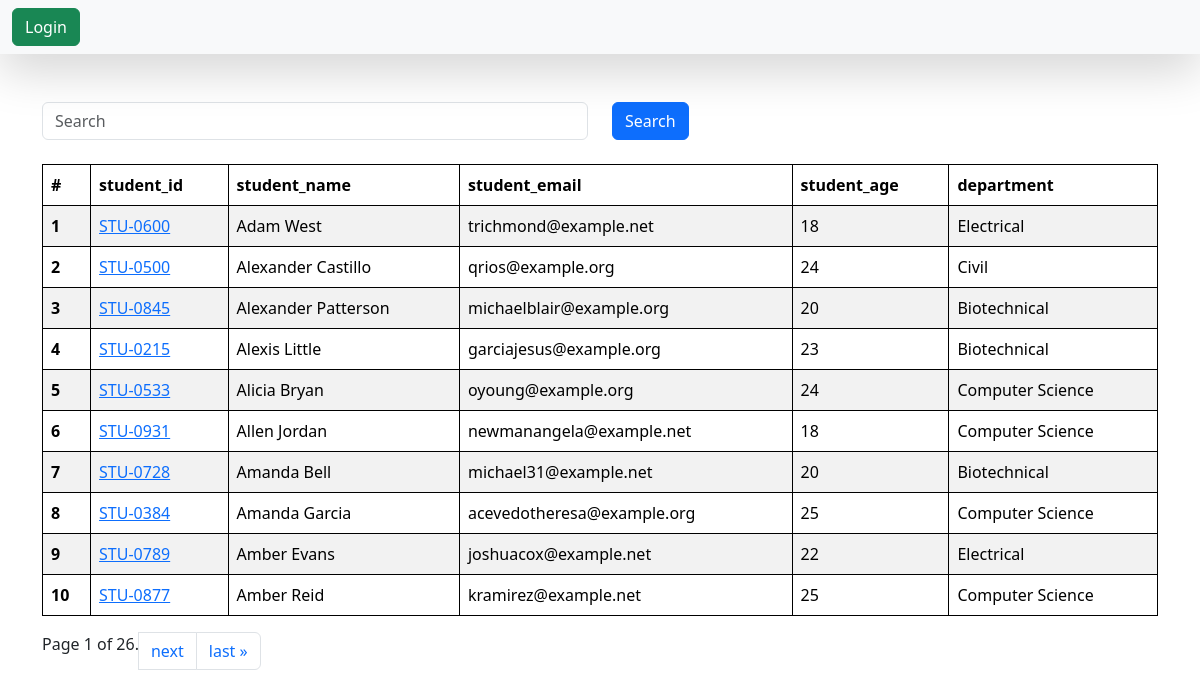
The page /students/ on the database its author committed.
### vege/models.py (models this page shows, shortened)
class Student(models.Model):
    student_id = models.ForeignKey(StudentID, on_delete=models.CASCADE)
    department = models.ForeignKey(Department, on_delete=models.CASCADE)
    student_name = models.CharField(max_length=100)
    student_email = models.EmailField(unique=True)
    student_age = models.IntegerField(default=10)
    student_address = models.TextField()
    is_deleted = models.BooleanField(default=False)
    objects = StudentManager()
    admin_objects = models.Manager()  # This will include all objects, including deleted ones
    class Meta:
        ordering = ['student_name']
        verbose_name = 'Student'

class StudentID(models.Model):
    student_id = models.CharField(max_length=100)
    def __str__(self) -> str:
        return self.student_id

class Department(models.Model):
    department = models.CharField(max_length=100)
    def __str__(self) -> str:
        return self.department
    class Meta:
        ordering = ['department']

### vege/views.py (the view)
# urls.py: path('students/', get_students, name='get_students'),
def get_students(request):
    queryset = Student.objects.all()
    if request.GET.get('search'):
        search = request.GET.get('search')
        queryset = Student.objects.filter(Q(student_name__icontains=search) | Q(department__department__icontains=search)
                                          | Q(student_id__student_id__icontains=search) | Q(student_email__icontains=search))
    paginator = Paginator(queryset, 10)
    page_number = request.GET.get('page', 1)
    page_obj = paginator.get_page(page_number)
    return render(request, 'report/students.html', {'queryset': page_obj})

### vege/models.py (called while the page is built)
    def get_queryset(self):
        return super().get_queryset().filter(is_deleted=False)

### vege/templates/report/students.html (shortened to what this page needs)
{% extends "base.html" %}
{% block start %}
<div class = "container mt-5">
    <form class="mb-4">
        <div class = "row">
            <div class="col md-6">
                <input class="form-control" name="search" placeholder="Search">
            </div>
            <div class="col md-6">
                <button type="submit" class="btn btn-primary">Search</button>
            </div>
        </div>
    </form>
        <table class="table table-striped">
  <thead>
    <tr>
      <th scope="col">#</th>
      <th scope="col">student_id</th>
      <th scope="col">student_name</th>
      <th scope="col">student_email</th>
      <th scope="col">student_age</th>
      <th scope="col">department</th>
    </tr>
  </thead>
  <tbody>
    {% for student in queryset %}
    <tr>
      <th scope="row">{{forloop.counter}}</th>
      <td>
        <a href="{% url 'see_marks' student.student_id %}">{{student.student_id}}</a>
        </td>
      <td>{{student.student_name}}</td>
      <td>{{student.student_email}}</td>
      <td>{{student.student_age}}</td>
      <td>{{student.department}}</td>
    </tr>
    {% endfor %}
  </tbody>
</table>
<nav aria-label="Page navigation example">
<ul class="pagination">
        <span class="current">
            Page {{ queryset.number }} of {{ queryset.paginator.num_pages }}.
        </span>
        {% if queryset.has_next %}
            <li class="page-item"><a class="page-link" href="?page={{ queryset.next_page_number }}">next</a> </li>
            <li class="page-item"><a class="page-link" href="?page={{ queryset.paginator.num_pages }}">last &raquo;</a> </li>
        {% endif %}
</ul>
</nav>
</div>
{% endblock %}

### home/templates/base.html (style rules this page uses)
table, th, td { border: 1px solid black; }

### rows shown on the page
Student: student_id "STU-0600", student_name "Adam West", student_email "trichmond@example.net", student_age "18", department "Electrical"
Student: student_id "STU-0500", student_name "Alexander Castillo", student_email "qrios@example.org", student_age "24", department "Civil"
Student: student_id "STU-0845", student_name "Alexander Patterson", student_email "michaelblair@example.org", student_age "20", department "Biotechnical"
Student: student_id "STU-0215", student_name "Alexis Little", student_email "garciajesus@example.org", student_age "23", department "Biotechnical"
Student: student_id "STU-0533", student_name "Alicia Bryan", student_email "oyoung@example.org", student_age "24", department "Computer Science"
Student: student_id "STU-0931", student_name "Allen Jordan", student_email "newmanangela@example.net", student_age "18", department "Computer Science"
Student: student_id "STU-0728", student_name "Amanda Bell", student_email "michael31@example.net", student_age "20", department "Biotechnical"
Student: student_id "STU-0384", student_name "Amanda Garcia", student_email "acevedotheresa@example.org", student_age "25", department "Computer Science"
Student: student_id "STU-0789", student_name "Amber Evans", student_email "joshuacox@example.net", student_age "22", department "Electrical"
Student: student_id "STU-0877", student_name "Amber Reid", student_email "kramirez@example.net", student_age "25", department "Computer Science"

### other values the page prints
{{ queryset.number }} "1"
{{ queryset.paginator.num_pages }} "26"
